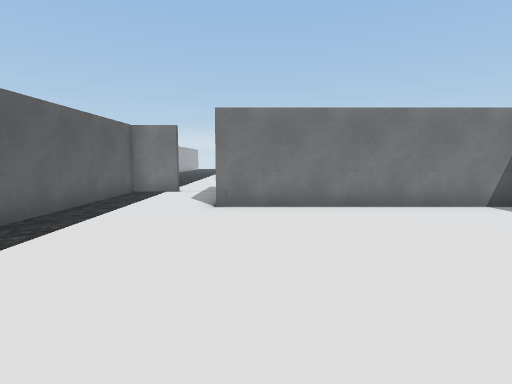
view 1 (above)

14 first-person views from a walk through a 3-D level made in the Unity game engine. The camera is 1.2 m above the floor, tilts 6° down and sees 80° across. Doors are open. The floor is counted in squares, 1 m on a side. Each view is taken from the middle of a square. On the plan, view 1 faces up. The plan holds only what a view shows up to about 13 squares ahead; the rest is blank. The place goes on beyond the plan. The player is left out. Some surface patterns are stand-ins.

view 2
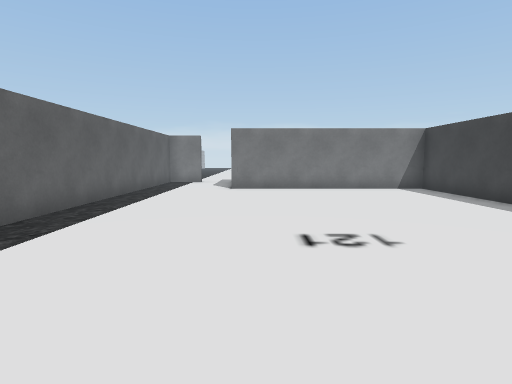

view 3
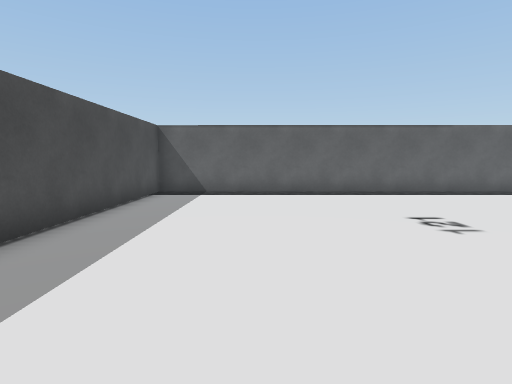

view 4
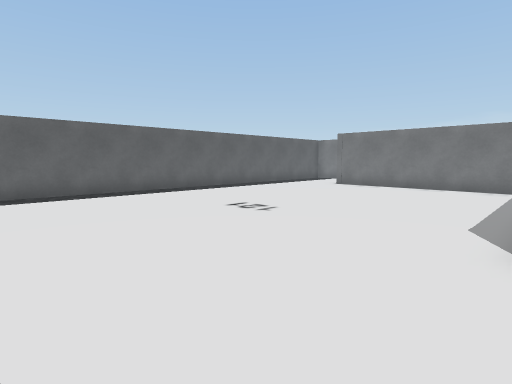

view 5
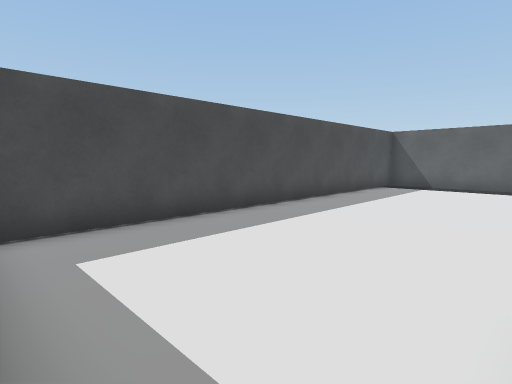

view 6
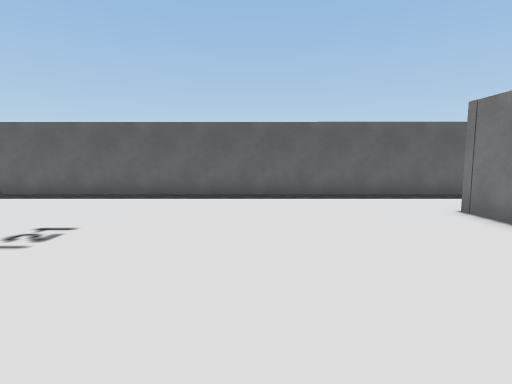

view 7
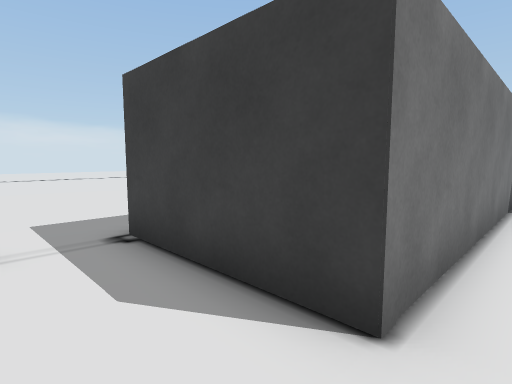

view 8
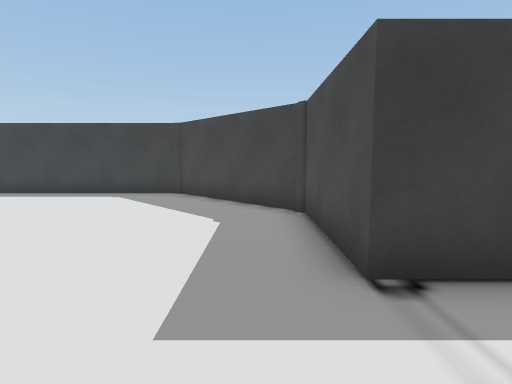

view 9
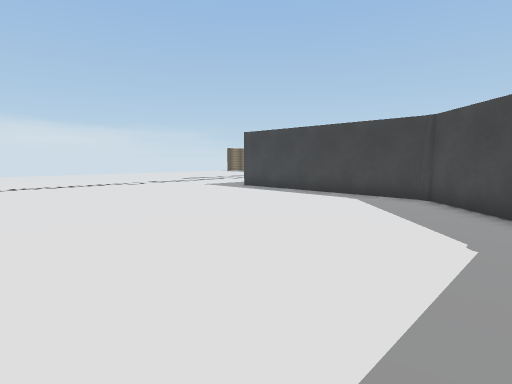

view 10
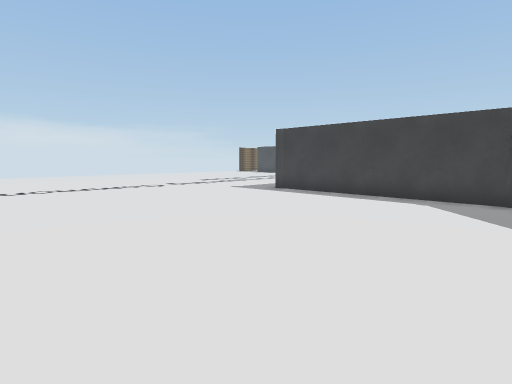

view 11
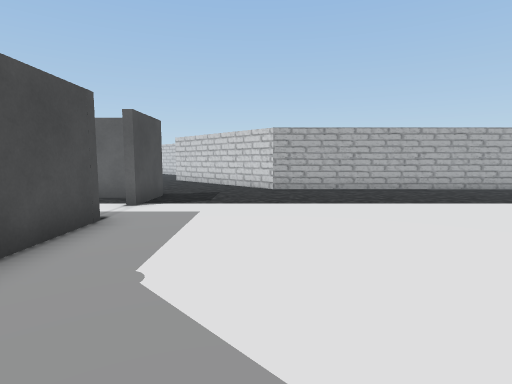

view 12
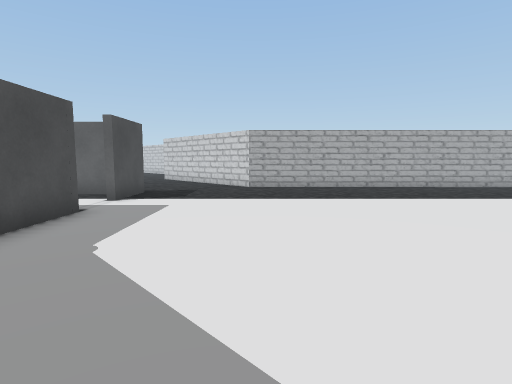

view 13
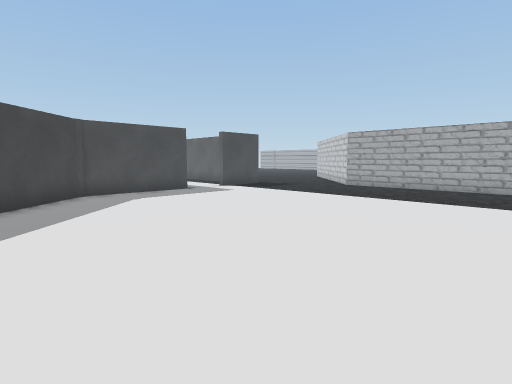

view 14
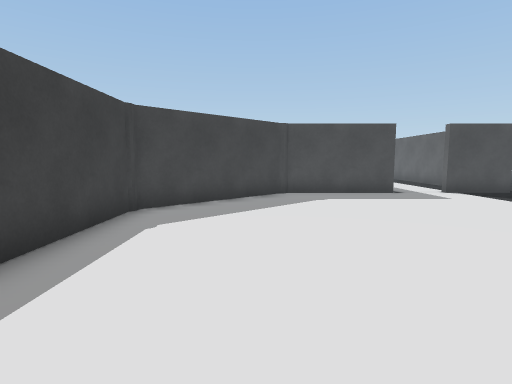

### Floor plan
Points are (right, up) in squares from view 1. A wall is a line through its corners. A room is listed if a view was taken in it or the views show most of it. See-through windows are left out.
Room 1 (views 1, 2, 3, 4, 5, 6, 7)
walls: (7, 3.2) (7, 7.8) (-1, 7.8) (-1, 11.9); (-2.9, 11.6) (-4.6, 11.6) (-4.7, -7.7) (9.6, -7.7)
ways out: opening at (-2, 12) to room 2; opening at (10, -2)
Room 2 (views 8, 9, 10, 11, 12, 13, 14)
walls: (-1, 11.9) (3, 11.9) (7, 15.7) (7, 23.4); (-5.4, 11.9) (-2.9, 11.9); (-7.5, 23.6) (-7.5, 15.7) (-8.1, 15.1)
ways out: opening at (-2, 12) to room 1

Positions as (right, up) in squares from view 1, and headings:
1: (0, 0), facing up
2: (0, -5), facing up
3: (7, -4), facing left
4: (7, -6), facing up-left
5: (10, -2), facing down-left
6: (6, 3), facing left
7: (-3, 7), facing up-right
8: (-4, 13), facing right
9: (-3, 13), facing up-right
10: (-3, 15), facing up-right
11: (5, 15), facing left
12: (6, 16), facing left
13: (6, 23), facing down-left
14: (4, 23), facing down
